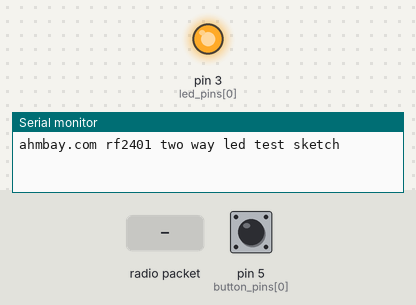
This sketch was run on a simulated Arduino Uno, built with avr-gcc and run on an emulated ATmega328P. Shown: output pins drawn as LEDs (lit = HIGH), the last lines printed to the serial monitor. The inputs (shaded band) are chosen by the test bench; at power-on: pin 5 (button_pins[0]) HIGH. No radio packets arrive unless stated.

Above: at 1.2 s.
1.3 s: radio packet "1" arrives
At 1.6 s:
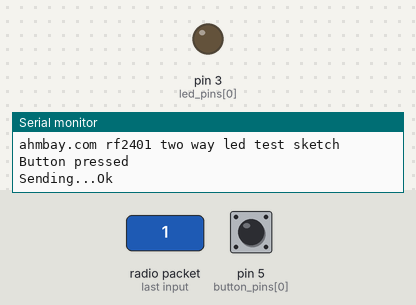
2.8 s: radio packet "0" arrives
At 3.5 s:
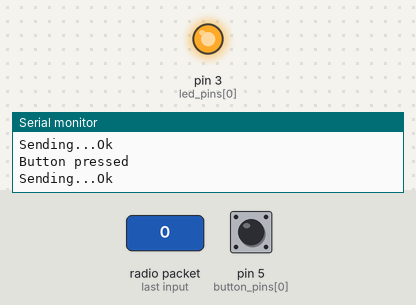
4.3 s: radio packet "2" arrives
At 5.0 s:
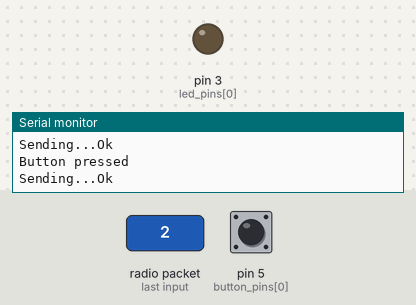
Timing chart, 0 to 7.3 s (numbered marks = the images above; inputs shaded):
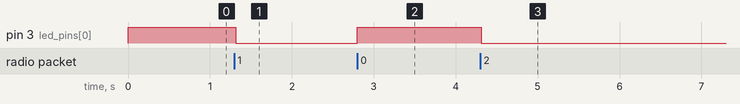

The sketch:

twoway_led.ino
```cpp
// (licence header left out)
  /*
  / This Example uses the RF24 library written by J. Coliz @ https://github.com/maniacbug/RF24 ,
  / Write this same sketch to two different Nodes. upon power up it will place both nodes into receiving mode
  / and await a button press. When a button press is detected it will switch to send mode, uppdate the leds on
  / on other node and return to listening mode.
  / PINS:        NRF24l01         UNO/328p           Mega
  / CE              3        -        9               9
  / CSN             4        -        10              53
  / SCK             5        -        13              52
  / MOSI            6        -        11              51
  / MISO            7        -        12              50
  / IRQ             8        -        n/a             n/a
 */


  #include <SPI.h>
  #include "nRF24L01.h"
  #include "RF24.h"
  #include "printf.h"


  RF24 radio(9,10); //CE,CSN   uno=(9,10) mega=(9,53)


   // Buttons: where and how many
  const uint8_t button_pins[] = { 5 }; // you can add more seperated by comma i.e.. (3, 4, 5)
  const uint8_t num_button_pins = sizeof(button_pins);//this just adds how many pins there are so they can be checked in succession later

  // Leds: where and how many
  const uint8_t led_pins[] = { 3 };   // you can add more seperated by comma i.e.. (3, 4, 5)
  const uint8_t num_led_pins = sizeof(led_pins); // same as as above for leds


  // Single radio pipe address for the 2 nodes to communicate. in this case were just havining them take turns on the same address
  const uint64_t pipe = 0xE8E8F0F0E1LL;


   uint8_t button_states[num_button_pins]; // place to store button values
   uint8_t led_states[num_led_pins]; // place to store led values


  // Setup---------------------Setup---------------------Setup

  void setup (void)
  {

  Serial.begin(9600);
  printf_begin(); // print to serial monitor...


  printf("ahmbay.com rf2401 two way led test sketch %s\n"); // debug

  radio.begin();  //starts nrf with whatever config settings have been set.
  radio.setRetries(15,15);// optionally, increase the delay between retries & # of retries


  radio.openReadingPipe(1,pipe); //opens preset pipe/channel for reading.
  radio.startListening();        // starts listen on above pipe/channel
  radio.printDetails();          // dumps the nrf settings to monitor for debugging

  int i = num_button_pins;                  //
  while(i--)                                //
    {                                       // Sets buttons pins high
      pinMode(button_pins[i],INPUT);        // Looks for ground when pressed
      digitalWrite(button_pins[i],HIGH);    //
    }

  int L = num_led_pins;                          // Sets Led pins to on
    while(L--)                                   // till it recieves different info...
    {                                            //
      pinMode(led_pins[L],OUTPUT);               // if you wanted them off till there turned on
      led_states[L] = HIGH;                      // change HIGH to LOW
      digitalWrite(led_pins[L],led_states[L]);   //
    }


  }// end of setup=-=-=-=-=-=-=-=-=-=-=-=-=-=-=-=-=-=-=-=-=


  // Loop---------------------------Loop---------------------------Loop
  void loop (void)
  {

     chk_incoming();
     delay(20);
     chk_outgoing();

  }          //end of loop-=-=--=--=--==-=--=--=-=-=-===-=-=--=-


    void chk_incoming() // incoming fuction call...
    {

    if ( radio.available() ) // check if a payload came in....
    {
      // Dump the payloads until we've gotten everything
      bool done = false;
      while (!done)
      {
        // Fetch the payload,
        done = radio.read( button_states, num_button_pins );


        printf("Button pressed\n\r"); // for debugging

        // takes recieved button state and toggles the correct led
        int i = num_led_pins;
        while(i--)
        {
          if ( button_states[i] )
          {
            led_states[i] ^= HIGH;
            digitalWrite(led_pins[i],led_states[i]);
          }
         }
        }
      }
    }


   void chk_outgoing() // chk buttons states to see if we need to send updated info to other unit...
  {
    int i = num_button_pins;
    bool different = false;
    while(i--)
    {
      uint8_t state = ! digitalRead(button_pins[i]);
      if ( state != button_states[i] )
      {
        different = true;
        button_states[i] = state;
      }
    }
    if (different)// if button has been pressed then.....
    {
      TX_mode(); //calls Tx_mode function
    }
  }


  void TX_mode()// TX_mode function......
  {
    radio.stopListening(); // must stop listening before you open a writing pipe
    radio.openWritingPipe(pipe);
    printf("Sending...",button_states, num_button_pins); // for debuggging info
      bool ok = radio.write( button_states, num_button_pins ); // sends data
      if (ok) {              // checks if data was propperly received..
        printf("Ok\n\r");    // for debugging


        radio.openReadingPipe(1,pipe); // closes writing pipe and opens Reading pipe
        radio.startListening();        // sets listening mode so were receiving and we start all over again from the beginning...
        delay(200);
      }
      else {
        printf("Failed\n\r"); // for debugging " lets you know other did not received transmittion "
      }
  }
```

printf.h
```cpp
// (licence header left out)
/**
 * @file printf.h
 *
 * Setup necessary to direct stdout to the Arduino Serial library, which
 * enables 'printf'
 */

#ifndef __PRINTF_H__
#define __PRINTF_H__

#ifdef ARDUINO

int serial_putc( char c, FILE * )
{
  Serial.write( c );

  return c;
}

void printf_begin(void)
{
  fdevopen( &serial_putc, 0 );
}

#else
#error This example is only for use on Arduino.
#endif // ARDUINO

#endif // __PRINTF_H__
```

Measured:
- after the input at 1.3 s, pin 3 (led_pins[0]): HIGH → LOW at once
- after the input at 2.8 s, pin 3 (led_pins[0]): LOW → HIGH at once
- after the input at 4.3 s, pin 3 (led_pins[0]): HIGH → LOW at once
